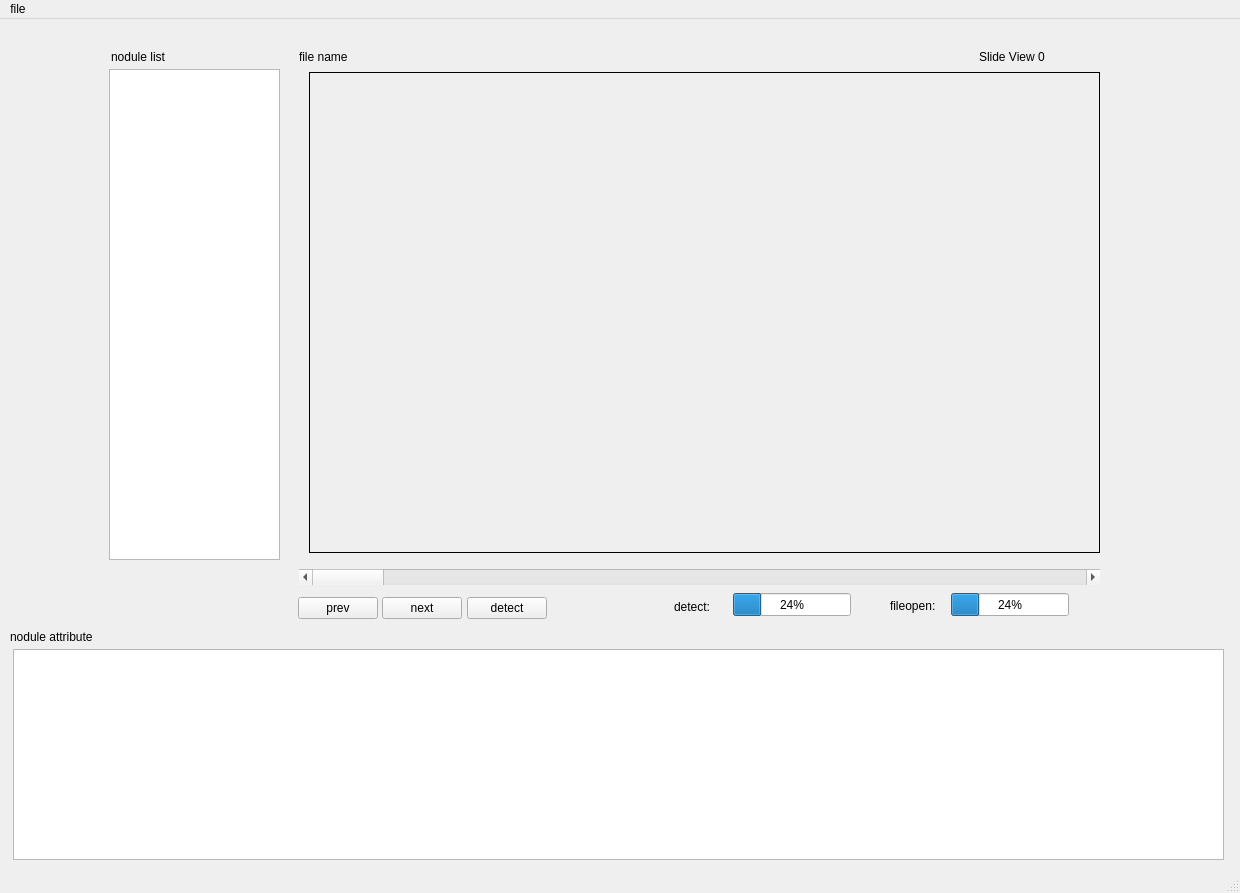
<?xml version="1.0" encoding="UTF-8"?>
<ui version="4.0">
 <class>xai_viewer</class>
 <widget class="QMainWindow" name="xai_viewer">
  <property name="geometry">
   <rect>
    <x>0</x>
    <y>0</y>
    <width>1240</width>
    <height>893</height>
   </rect>
  </property>
  <property name="windowTitle">
   <string>XAI LUNG CT Viewer</string>
  </property>
  <widget class="QWidget" name="centralwidget">
   <widget class="QPushButton" name="prev_button">
    <property name="geometry">
     <rect>
      <x>298</x>
      <y>578</y>
      <width>80</width>
      <height>22</height>
     </rect>
    </property>
    <property name="text">
     <string>prev</string>
    </property>
   </widget>
   <widget class="QPushButton" name="next_button">
    <property name="geometry">
     <rect>
      <x>382</x>
      <y>578</y>
      <width>80</width>
      <height>22</height>
     </rect>
    </property>
    <property name="text">
     <string>next</string>
    </property>
   </widget>
   <widget class="QListView" name="listView">
    <property name="geometry">
     <rect>
      <x>109</x>
      <y>50</y>
      <width>171</width>
      <height>491</height>
     </rect>
    </property>
   </widget>
   <widget class="QScrollBar" name="horizontalScrollBar">
    <property name="geometry">
     <rect>
      <x>299</x>
      <y>550</y>
      <width>801</width>
      <height>16</height>
     </rect>
    </property>
    <property name="orientation">
     <enum>Qt::Horizontal</enum>
    </property>
   </widget>
   <widget class="QLabel" name="slide_view_label">
    <property name="geometry">
     <rect>
      <x>979</x>
      <y>30</y>
      <width>121</width>
      <height>16</height>
     </rect>
    </property>
    <property name="text">
     <string>Slide View 0</string>
    </property>
   </widget>
   <widget class="QLabel" name="nodule_list_label">
    <property name="geometry">
     <rect>
      <x>111</x>
      <y>30</y>
      <width>81</width>
      <height>16</height>
     </rect>
    </property>
    <property name="text">
     <string>nodule list</string>
    </property>
   </widget>
   <widget class="QLabel" name="file_name">
    <property name="geometry">
     <rect>
      <x>299</x>
      <y>30</y>
      <width>481</width>
      <height>16</height>
     </rect>
    </property>
    <property name="text">
     <string>file name</string>
    </property>
   </widget>
   <widget class="QLabel" name="nodule_attribute_label">
    <property name="geometry">
     <rect>
      <x>10</x>
      <y>610</y>
      <width>111</width>
      <height>16</height>
     </rect>
    </property>
    <property name="text">
     <string>nodule attribute</string>
    </property>
   </widget>
   <widget class="QPushButton" name="detect_button">
    <property name="geometry">
     <rect>
      <x>467</x>
      <y>578</y>
      <width>80</width>
      <height>22</height>
     </rect>
    </property>
    <property name="text">
     <string>detect</string>
    </property>
   </widget>
   <widget class="QProgressBar" name="detect_progressBar">
    <property name="geometry">
     <rect>
      <x>733</x>
      <y>574</y>
      <width>118</width>
      <height>23</height>
     </rect>
    </property>
    <property name="value">
     <number>24</number>
    </property>
   </widget>
   <widget class="QLabel" name="slide_show_label">
    <property name="geometry">
     <rect>
      <x>309</x>
      <y>53</y>
      <width>791</width>
      <height>481</height>
     </rect>
    </property>
    <property name="palette">
     <palette>
      <active>
       <colorrole role="WindowText">
        <brush brushstyle="SolidPattern">
         <color alpha="255">
          <red>0</red>
          <green>0</green>
          <blue>0</blue>
         </color>
        </brush>
       </colorrole>
       <colorrole role="Button">
        <brush brushstyle="SolidPattern">
         <color alpha="255">
          <red>255</red>
          <green>255</green>
          <blue>255</blue>
         </color>
        </brush>
       </colorrole>
       <colorrole role="Light">
        <brush brushstyle="SolidPattern">
         <color alpha="255">
          <red>255</red>
          <green>255</green>
          <blue>255</blue>
         </color>
        </brush>
       </colorrole>
       <colorrole role="Midlight">
        <brush brushstyle="SolidPattern">
         <color alpha="255">
          <red>255</red>
          <green>255</green>
          <blue>255</blue>
         </color>
        </brush>
       </colorrole>
       <colorrole role="Dark">
        <brush brushstyle="SolidPattern">
         <color alpha="255">
          <red>127</red>
          <green>127</green>
          <blue>127</blue>
         </color>
        </brush>
       </colorrole>
       <colorrole role="Mid">
        <brush brushstyle="SolidPattern">
         <color alpha="255">
          <red>170</red>
          <green>170</green>
          <blue>170</blue>
         </color>
        </brush>
       </colorrole>
       <colorrole role="Text">
        <brush brushstyle="SolidPattern">
         <color alpha="255">
          <red>0</red>
          <green>0</green>
          <blue>0</blue>
         </color>
        </brush>
       </colorrole>
       <colorrole role="BrightText">
        <brush brushstyle="SolidPattern">
         <color alpha="255">
          <red>255</red>
          <green>255</green>
          <blue>255</blue>
         </color>
        </brush>
       </colorrole>
       <colorrole role="ButtonText">
        <brush brushstyle="SolidPattern">
         <color alpha="255">
          <red>0</red>
          <green>0</green>
          <blue>0</blue>
         </color>
        </brush>
       </colorrole>
       <colorrole role="Base">
        <brush brushstyle="SolidPattern">
         <color alpha="255">
          <red>255</red>
          <green>255</green>
          <blue>255</blue>
         </color>
        </brush>
       </colorrole>
       <colorrole role="Window">
        <brush brushstyle="SolidPattern">
         <color alpha="255">
          <red>255</red>
          <green>255</green>
          <blue>255</blue>
         </color>
        </brush>
       </colorrole>
       <colorrole role="Shadow">
        <brush brushstyle="SolidPattern">
         <color alpha="255">
          <red>0</red>
          <green>0</green>
          <blue>0</blue>
         </color>
        </brush>
       </colorrole>
       <colorrole role="AlternateBase">
        <brush brushstyle="SolidPattern">
         <color alpha="255">
          <red>255</red>
          <green>255</green>
          <blue>255</blue>
         </color>
        </brush>
       </colorrole>
       <colorrole role="ToolTipBase">
        <brush brushstyle="SolidPattern">
         <color alpha="255">
          <red>255</red>
          <green>255</green>
          <blue>220</blue>
         </color>
        </brush>
       </colorrole>
       <colorrole role="ToolTipText">
        <brush brushstyle="SolidPattern">
         <color alpha="255">
          <red>0</red>
          <green>0</green>
          <blue>0</blue>
         </color>
        </brush>
       </colorrole>
      </active>
      <inactive>
       <colorrole role="WindowText">
        <brush brushstyle="SolidPattern">
         <color alpha="255">
          <red>0</red>
          <green>0</green>
          <blue>0</blue>
         </color>
        </brush>
       </colorrole>
       <colorrole role="Button">
        <brush brushstyle="SolidPattern">
         <color alpha="255">
          <red>255</red>
          <green>255</green>
          <blue>255</blue>
         </color>
        </brush>
       </colorrole>
       <colorrole role="Light">
        <brush brushstyle="SolidPattern">
         <color alpha="255">
          <red>255</red>
          <green>255</green>
          <blue>255</blue>
         </color>
        </brush>
       </colorrole>
       <colorrole role="Midlight">
        <brush brushstyle="SolidPattern">
         <color alpha="255">
          <red>255</red>
          <green>255</green>
          <blue>255</blue>
         </color>
        </brush>
       </colorrole>
       <colorrole role="Dark">
        <brush brushstyle="SolidPattern">
         <color alpha="255">
          <red>127</red>
          <green>127</green>
          <blue>127</blue>
         </color>
        </brush>
       </colorrole>
       <colorrole role="Mid">
        <brush brushstyle="SolidPattern">
         <color alpha="255">
          <red>170</red>
          <green>170</green>
          <blue>170</blue>
         </color>
        </brush>
       </colorrole>
       <colorrole role="Text">
        <brush brushstyle="SolidPattern">
         <color alpha="255">
          <red>0</red>
          <green>0</green>
          <blue>0</blue>
         </color>
        </brush>
       </colorrole>
       <colorrole role="BrightText">
        <brush brushstyle="SolidPattern">
         <color alpha="255">
          <red>255</red>
          <green>255</green>
          <blue>255</blue>
         </color>
        </brush>
       </colorrole>
       <colorrole role="ButtonText">
        <brush brushstyle="SolidPattern">
         <color alpha="255">
          <red>0</red>
          <green>0</green>
          <blue>0</blue>
         </color>
        </brush>
       </colorrole>
       <colorrole role="Base">
        <brush brushstyle="SolidPattern">
         <color alpha="255">
          <red>255</red>
          <green>255</green>
          <blue>255</blue>
         </color>
        </brush>
       </colorrole>
       <colorrole role="Window">
        <brush brushstyle="SolidPattern">
         <color alpha="255">
          <red>255</red>
          <green>255</green>
          <blue>255</blue>
         </color>
        </brush>
       </colorrole>
       <colorrole role="Shadow">
        <brush brushstyle="SolidPattern">
         <color alpha="255">
          <red>0</red>
          <green>0</green>
          <blue>0</blue>
         </color>
        </brush>
       </colorrole>
       <colorrole role="AlternateBase">
        <brush brushstyle="SolidPattern">
         <color alpha="255">
          <red>255</red>
          <green>255</green>
          <blue>255</blue>
         </color>
        </brush>
       </colorrole>
       <colorrole role="ToolTipBase">
        <brush brushstyle="SolidPattern">
         <color alpha="255">
          <red>255</red>
          <green>255</green>
          <blue>220</blue>
         </color>
        </brush>
       </colorrole>
       <colorrole role="ToolTipText">
        <brush brushstyle="SolidPattern">
         <color alpha="255">
          <red>0</red>
          <green>0</green>
          <blue>0</blue>
         </color>
        </brush>
       </colorrole>
      </inactive>
      <disabled>
       <colorrole role="WindowText">
        <brush brushstyle="SolidPattern">
         <color alpha="255">
          <red>127</red>
          <green>127</green>
          <blue>127</blue>
         </color>
        </brush>
       </colorrole>
       <colorrole role="Button">
        <brush brushstyle="SolidPattern">
         <color alpha="255">
          <red>255</red>
          <green>255</green>
          <blue>255</blue>
         </color>
        </brush>
       </colorrole>
       <colorrole role="Light">
        <brush brushstyle="SolidPattern">
         <color alpha="255">
          <red>255</red>
          <green>255</green>
          <blue>255</blue>
         </color>
        </brush>
       </colorrole>
       <colorrole role="Midlight">
        <brush brushstyle="SolidPattern">
         <color alpha="255">
          <red>255</red>
          <green>255</green>
          <blue>255</blue>
         </color>
        </brush>
       </colorrole>
       <colorrole role="Dark">
        <brush brushstyle="SolidPattern">
         <color alpha="255">
          <red>127</red>
          <green>127</green>
          <blue>127</blue>
         </color>
        </brush>
       </colorrole>
       <colorrole role="Mid">
        <brush brushstyle="SolidPattern">
         <color alpha="255">
          <red>170</red>
          <green>170</green>
          <blue>170</blue>
         </color>
        </brush>
       </colorrole>
       <colorrole role="Text">
        <brush brushstyle="SolidPattern">
         <color alpha="255">
          <red>127</red>
          <green>127</green>
          <blue>127</blue>
         </color>
        </brush>
       </colorrole>
       <colorrole role="BrightText">
        <brush brushstyle="SolidPattern">
         <color alpha="255">
          <red>255</red>
          <green>255</green>
          <blue>255</blue>
         </color>
        </brush>
       </colorrole>
       <colorrole role="ButtonText">
        <brush brushstyle="SolidPattern">
         <color alpha="255">
          <red>127</red>
          <green>127</green>
          <blue>127</blue>
         </color>
        </brush>
       </colorrole>
       <colorrole role="Base">
        <brush brushstyle="SolidPattern">
         <color alpha="255">
          <red>255</red>
          <green>255</green>
          <blue>255</blue>
         </color>
        </brush>
       </colorrole>
       <colorrole role="Window">
        <brush brushstyle="SolidPattern">
         <color alpha="255">
          <red>255</red>
          <green>255</green>
          <blue>255</blue>
         </color>
        </brush>
       </colorrole>
       <colorrole role="Shadow">
        <brush brushstyle="SolidPattern">
         <color alpha="255">
          <red>0</red>
          <green>0</green>
          <blue>0</blue>
         </color>
        </brush>
       </colorrole>
       <colorrole role="AlternateBase">
        <brush brushstyle="SolidPattern">
         <color alpha="255">
          <red>255</red>
          <green>255</green>
          <blue>255</blue>
         </color>
        </brush>
       </colorrole>
       <colorrole role="ToolTipBase">
        <brush brushstyle="SolidPattern">
         <color alpha="255">
          <red>255</red>
          <green>255</green>
          <blue>220</blue>
         </color>
        </brush>
       </colorrole>
       <colorrole role="ToolTipText">
        <brush brushstyle="SolidPattern">
         <color alpha="255">
          <red>0</red>
          <green>0</green>
          <blue>0</blue>
         </color>
        </brush>
       </colorrole>
      </disabled>
     </palette>
    </property>
    <property name="frameShape">
     <enum>QFrame::Box</enum>
    </property>
    <property name="frameShadow">
     <enum>QFrame::Plain</enum>
    </property>
    <property name="lineWidth">
     <number>1</number>
    </property>
    <property name="text">
     <string/>
    </property>
   </widget>
   <widget class="QTableWidget" name="tableWidget">
    <property name="geometry">
     <rect>
      <x>13</x>
      <y>630</y>
      <width>1211</width>
      <height>211</height>
     </rect>
    </property>
   </widget>
   <widget class="QProgressBar" name="fileopen_progressBar">
    <property name="geometry">
     <rect>
      <x>951</x>
      <y>574</y>
      <width>118</width>
      <height>23</height>
     </rect>
    </property>
    <property name="value">
     <number>24</number>
    </property>
   </widget>
   <widget class="QLabel" name="label">
    <property name="geometry">
     <rect>
      <x>674</x>
      <y>580</y>
      <width>51</width>
      <height>16</height>
     </rect>
    </property>
    <property name="text">
     <string>detect:</string>
    </property>
   </widget>
   <widget class="QLabel" name="label_2">
    <property name="geometry">
     <rect>
      <x>890</x>
      <y>580</y>
      <width>59</width>
      <height>14</height>
     </rect>
    </property>
    <property name="text">
     <string>fileopen:</string>
    </property>
   </widget>
  </widget>
  <widget class="QMenuBar" name="menubar">
   <property name="geometry">
    <rect>
     <x>0</x>
     <y>0</y>
     <width>1240</width>
     <height>19</height>
    </rect>
   </property>
   <widget class="QMenu" name="menuMenu">
    <property name="title">
     <string>file</string>
    </property>
    <addaction name="separator"/>
    <addaction name="actionOpen"/>
   </widget>
   <addaction name="menuMenu"/>
  </widget>
  <widget class="QStatusBar" name="statusbar"/>
  <action name="actionOpen">
   <property name="text">
    <string>open</string>
   </property>
  </action>
  <action name="actionSave">
   <property name="text">
    <string>save folder</string>
   </property>
  </action>
 </widget>
 <resources/>
 <connections/>
</ui>
